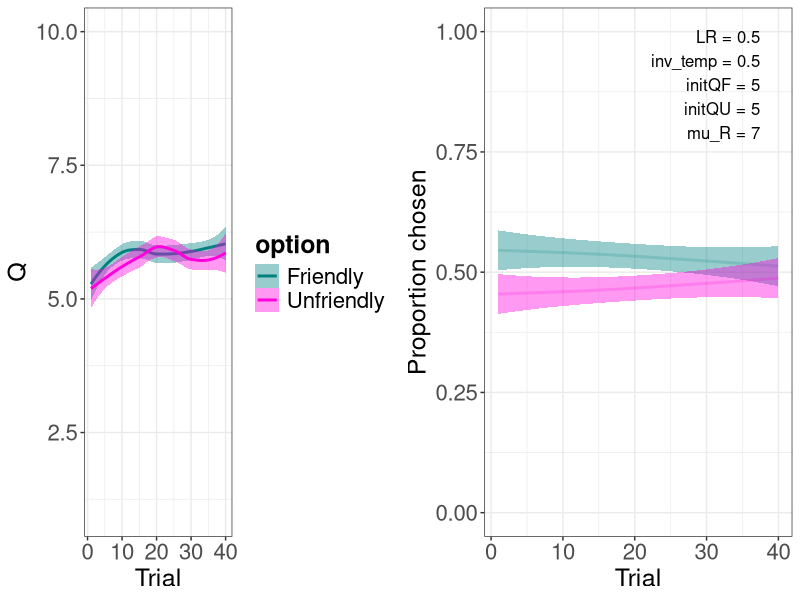
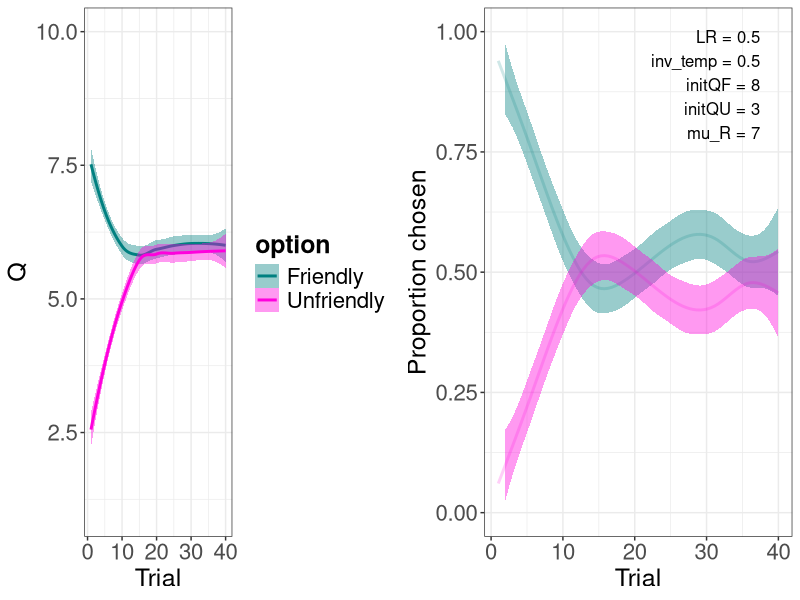
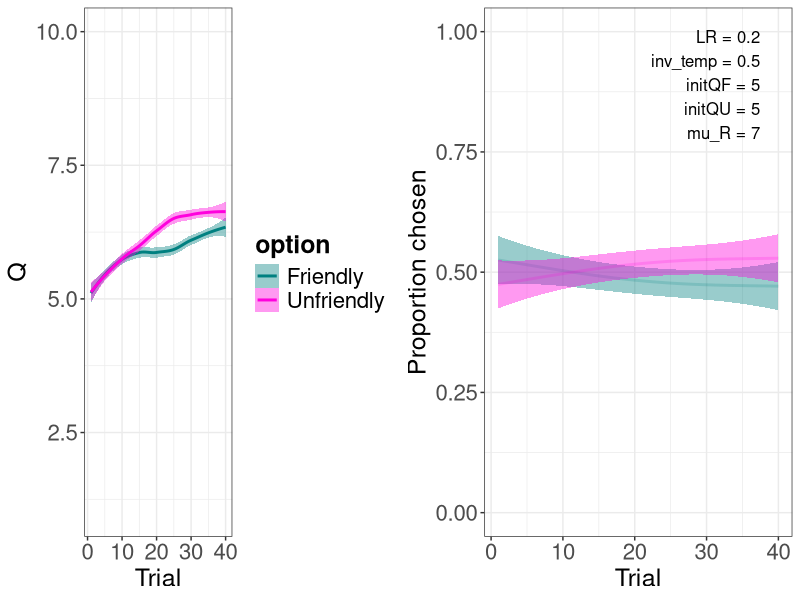
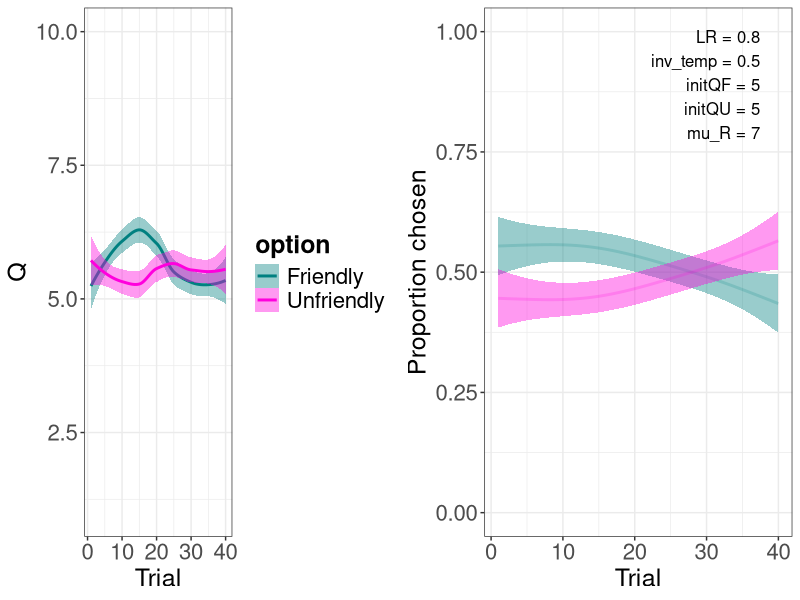
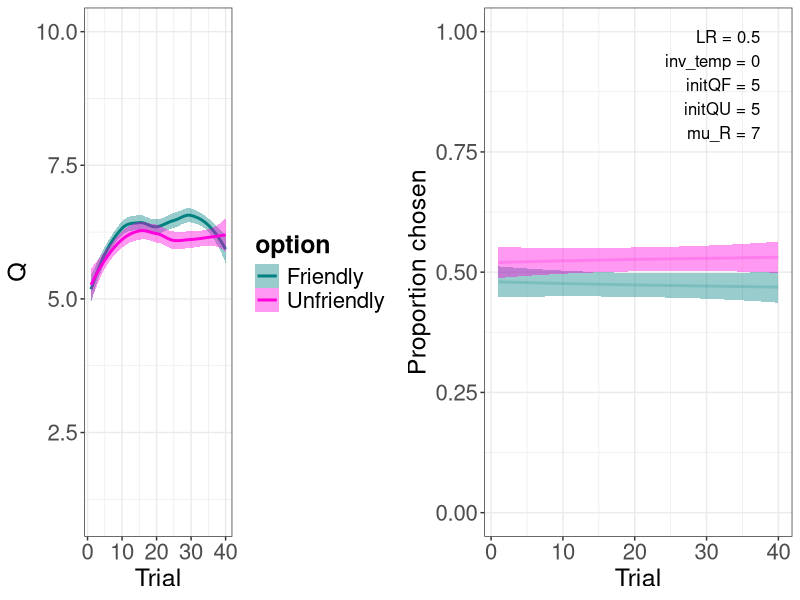
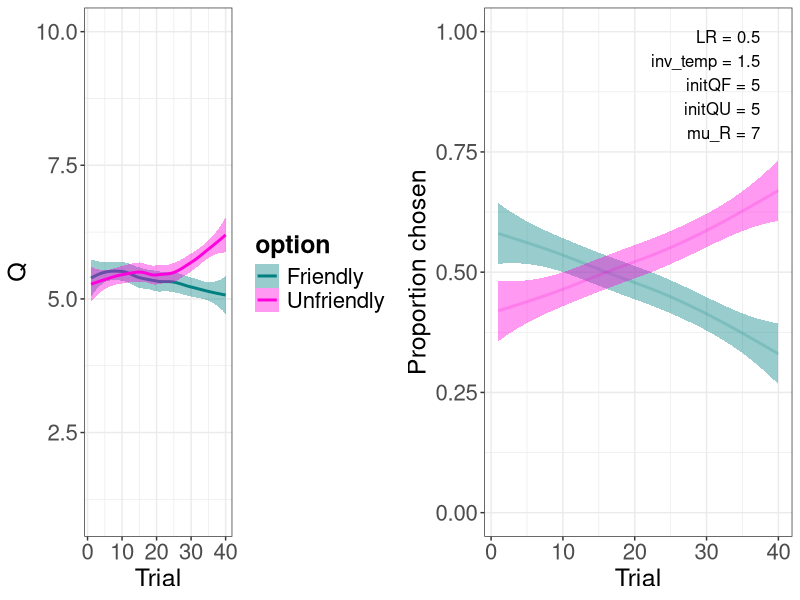
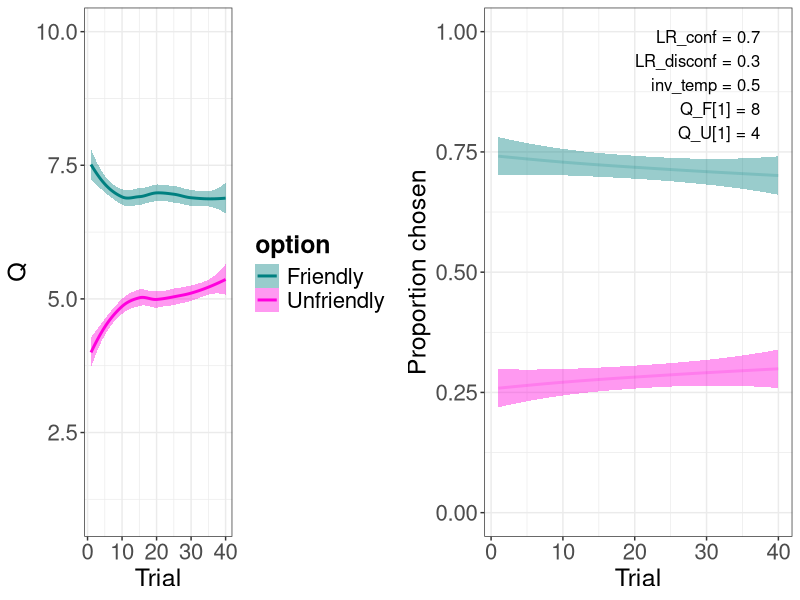
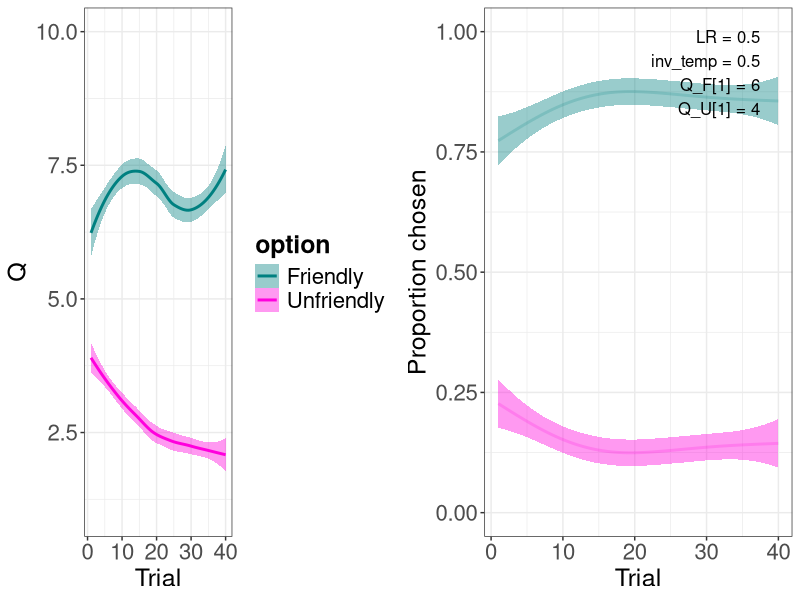

R code for these plots, in order:
## ----setup, include = FALSE---------------------------------------------------
knitr::knit_hooks$set(purl = knitr::hook_purl)
knitr::opts_chunk$set(echo = TRUE)
knitr::opts_chunk$set(message = FALSE)
knitr::opts_chunk$set(fig.width = 10, fig.height = 4)

## ----prep---------------------------------------------------------------------
n_participants <- 20
n_trials <- 40
params_std <- c(0.5, 0.5, 5, 5) # LR, inv_temp, Q_F_1, Q_U_1
set.seed(1234)

## ----fun-rating---------------------------------------------------------------
library(truncnorm)
mu_R <- 7
sigma_R <- 3
rating <- function() {
  R <- round(rtruncnorm(n = 1, a = 1, b = 10, 
                        mean = mu_R, 
                        sd = sigma_R), 
             0)
  return(R)
}

## ----model-std----------------------------------------------------------------
run_model <- function(params = params_std) {
  dat <- data.frame()

  for (j in 1:n_participants) {

    # ------ init data frames etc -----
    Q <- data.frame(
      F = rep(NA, n_trials),
      U = rep(NA, n_trials)
    )
    P_F <- c()
    choice <- c()
    R <- c()
    pred_err <- c()

    # ----- initialize parameters -----
    LR <- params[1]
    inv_temp <- params[2]
    Q$F[1] <- params[3]
    Q$U[1] <- params[4]

    # --------- run trials ------------
    for (t in 1:n_trials) {

      # choose
      P_F[t] <- 1 / (1 + exp(-inv_temp * (Q$F[t] - Q$U[t])))
      choice[t] <- if_else(runif(1) < P_F[t],
                          "F",
                          "U")

      # rate
      R[t] <- rating()

      # learn
      pred_err[t] <- R[t] - Q[t, choice[t]]

      if (t < n_trials) {   # no updating Qs in the very last trial
        Q[t+1, choice[t]] <- Q[t, choice[t]] + LR * pred_err[t]

        not_chosen <- colnames(Q[which(colnames(Q) != choice[t])])
        Q[t+1, not_chosen] <- Q[t, not_chosen]
      }
    }

    dat_p <- data.frame(
      participant = rep(j, n_trials),
      trial =       1:n_trials,
      Q_F =         Q$F,
      Q_U =         Q$U,
      P_F =         P_F,
      choice =      choice,
      R =           R,
      pred_err =    pred_err
    )

    dat <- rbind(dat, dat_p)
  }

  return(dat)
}

## ----plot-util----------------------------------------------------------------
library(tidyverse)
my_teal <- "#008080"
my_pink <- "#ff00dd"

my_theme <- theme_bw() +
  theme(plot.title = element_text(size = 20, face = "bold")) +
  theme(axis.text = element_text(size = 16),
        axis.title = element_text(size = 18)) +
  theme(legend.title = element_text(size = 18, face = "bold"),
        legend.text = element_text(size = 16)) +
  theme(strip.text.x = element_text(size = 18, face = "bold"))

## ----helper-fun---------------------------------------------------------------
library(grid)
library(gridExtra)

to_long <- function(dat) {
  long_dat <- dat %>%
    pivot_longer(c(Q_F, Q_U), names_prefix = "Q_", names_to = "option", values_to = "Q") %>%
    mutate(option = factor(option),
           choice = factor(choice))

  return(long_dat)
}

plot_Q <- function(dat) {
  p <- ggplot(dat, aes(x = trial,
                      y = Q,
                      color = option)) +
    geom_smooth(aes(fill = option)) +
    ylim(c(1, 10)) +
    labs(x = "Trial") +
    scale_color_manual(values = c(my_teal, my_pink),
                      labels = c("Friendly", "Unfriendly")) +  
    scale_fill_manual(values = c(my_teal, my_pink),
                      labels = c("Friendly", "Unfriendly")) +
    my_theme
  return(p)
}

plot_choice <- function(dat) {
  dat <- dat %>%
    mutate(choice_is_F = if_else(choice == "F", 1, 0),
           choice_is_U = 1 - choice_is_F)
    
  p <- ggplot(dat, aes(x = trial)) +
    geom_smooth(aes(y = choice_is_F),
                color = paste0(my_teal, "30"),
                fill = paste0(my_teal, "30")) +
    geom_smooth(aes(y = choice_is_U),
                color = paste0(my_pink, "30"),
                fill = paste0(my_pink, "30")) +
    ylim(c(0, 1)) +
    labs(x = "Trial",
         y = "Proportion chosen") +
    my_theme
  return(p)
}

annotation_single <- function(params, x = 0.95) {
    text <- paste0("LR = ", params[1],
                  "\ninv_temp = ", params[2],
                  "\ninitQF = ", params[3],
                  "\ninitQU = ", params[4],
                  "\nmu_R = ", mu_R)

    grid.text(text, x = unit(x, "npc"), y = unit(0.95, "npc"), hjust = 1, vjust = 1)
}

annotation_double <- function(params_left, params_right) {
  annotation_single(params_left, 0.45)
  annotation_single(params_right, 0.95)
}

## ----dat-to-JSON--------------------------------------------------------------
library(rjson)
model_dat_JSON <- function(params, model_dat) {
  LR <- params[1]
  inv_temp <- params[2]
  initQF <- params[3]
  initQU <- params[4]
  T <- n_trials
  N <- n_participants

  participants <- rep(1:N, each = T)
  choice <- list(participants, as.numeric(model_dat$choice == "U") + 1)
  R <- list(participants, model_dat$R)
  my_list <- list(LR, inv_temp, initQF, initQU, mu_R, sigma_R, T, choice, R)
  names(my_list) <- c("LR", "inv_temp", "initQF", "initQU", "mu_R", "sigma_R", "T", "choice", "R")
  return(toJSON(my_list))
}

## ----run-std, warning = FALSE-------------------------------------------------
dat_std <- run_model()
write(model_dat_JSON(params_std, dat_std), "sim_dat.json")
dat_std <- dat_std %>% to_long()
p_left <- plot_Q(dat_std)
p_right <- plot_choice(dat_std)
grid.arrange(p_left, p_right, nrow = 1)
annotation_single(params_std)

## ----run-std-init-val, warning = FALSE----------------------------------------
params <- c(0.5, 0.5, 8, 3)
dat <- run_model(params)
write(model_dat_JSON(params, dat), "sim_dat.json")
dat <- dat %>% to_long()
p_left <- plot_Q(dat)
p_right <- plot_choice(dat)
grid.arrange(p_left, p_right, nrow = 1)
annotation_single(params)

## ----run-std-LR, echo = FALSE, warning = FALSE--------------------------------
params <- c(0.2, 0.5, 5, 5)
dat <- run_model(params) %>% to_long()
p_left <- plot_Q(dat)
p_right <- plot_choice(dat)
grid.arrange(p_left, p_right, nrow = 1)
annotation_single(params)

params <- c(0.8, 0.5, 5, 5)
dat <- run_model(params) %>% to_long()
p_left <- plot_Q(dat)
p_right <- plot_choice(dat)
grid.arrange(p_left, p_right, nrow = 1)
annotation_single(params)

## ----run-std-inv-temp, echo = FALSE-------------------------------------------
params <- c(0.5, 0, 5, 5)
dat <- run_model(params) %>% to_long()
p_left <- plot_Q(dat)
p_right <- plot_choice(dat)
grid.arrange(p_left, p_right, nrow = 1)
annotation_single(params)

params <- c(0.5, 1.5, 5, 5)
dat <- run_model(params) %>% to_long()
p_left <- plot_Q(dat)
p_right <- plot_choice(dat)
grid.arrange(p_left, p_right, nrow = 1)
annotation_single(params)

## ----fun-conf-----------------------------------------------------------------
threshold <- 2

is_confirm <- function(rating, init_value) {
  return(abs(rating - init_value) <= threshold)
}

## ----model-dualLR-------------------------------------------------------------
params_std <- c(0.7, 0.3, 0.5, 8, 4) # LR_conf, LR_disconf, inv_temp, Q_F_1, Q_U_1

run_model_dualLR <- function(params = params_std) {
  dat <- data.frame()

  for (j in 1:n_participants) {

    # ------ init data frames etc -----
    Q <- data.frame(
      F = rep(NA, n_trials),
      U = rep(NA, n_trials)
    )
    P_F <- c()
    choice <- c()
    R <- c()
    pred_err <- c()

    # ----- initialize parameters -----
    LR_conf <- params[1]
    LR_disconf <- params[2]
    inv_temp <- params[3]
    Q$F[1] <- params[4]
    Q$U[1] <- params[5]

    # --------- run trials ------------
    for (t in 1:n_trials) {

      # choose
      P_F[t] <- 1 / (1 + exp(-inv_temp * (Q$F[t] - Q$U[t])))
      choice[t] <- if_else(runif(1) < P_F[t],
                          "F",
                          "U")

      # rate
      R[t] <- rating()

      # learn
      pred_err[t] <- R[t] - Q[t, choice[t]]

      # which learning rate?
      LR <- if_else(is_confirm(R[t], Q[1, choice[t]]),
                    LR_conf,
                    LR_disconf)

      if (t < n_trials) {   # no updating Qs in the very last trial
        Q[t+1, choice[t]] <- Q[t, choice[t]] + LR * pred_err[t]

        not_chosen <- colnames(Q[which(colnames(Q) != choice[t])])
        Q[t+1, not_chosen] <- Q[t, not_chosen]
      }
    }

    dat_p <- data.frame(
      participant = rep(j, n_trials),
      trial =       1:n_trials,
      Q_F =         Q$F,
      Q_U =         Q$U,
      P_F =         P_F,
      choice =      choice,
      R =           R,
      pred_err =    pred_err
    )

    dat <- rbind(dat, dat_p)
  }

  return(dat)
}

## ----helper-fun-2, echo = FALSE-----------------------------------------------
annotation_single <- function(params, x = 0.95) {
  text <- paste0("LR_conf = ", params[1],
               "\nLR_disconf = ", params[2], 
               "\ninv_temp = ", params[3],
               "\nQ_F[1] = ", params[4],
               "\nQ_U[1] = ", params[5])

  grid.text(text, x = unit(x, "npc"), y = unit(0.95, "npc"), hjust = 1, vjust = 1)
}

## ----run-dualLR---------------------------------------------------------------
dat <- run_model_dualLR() %>% to_long()
p_left <- plot_Q(dat)
p_right <- plot_choice(dat)
grid.arrange(p_left, p_right, nrow = 1)
annotation_single(params_std)

## ----fun-rating-bonus---------------------------------------------------------
bonus <- 3

rating <- function(init_value_chosen, init_value_not_chosen) {
  R <- round(rtruncnorm(n = 1, a = 1, b = 10, 
                        mean = 5, 
                        sd = 3), 
             0)

  if (init_value_chosen > init_value_not_chosen) {
    bonus_polarity <- 1
  } else if (init_value_chosen < init_value_not_chosen) {
    bonus_polarity <- -1
  } else {
    bonus_polarity <- 0
  }

  R <- R + 
    is_confirm(R, init_value_chosen) * bonus * bonus_polarity
  return(min(R, 10))    # max rating is still 10
}

## ----model-rating-bonus, echo = FALSE-----------------------------------------
run_model <- function(params = params_std) {
  dat <- data.frame()

  for (j in 1:n_participants) {

    # ------ init data frames etc -----
    Q <- data.frame(
      F = rep(NA, n_trials),
      U = rep(NA, n_trials)
    )
    P_F <- c()
    choice <- c()
    R <- c()
    pred_err <- c()

    # ----- initialize parameters -----
    LR <- params[1]
    inv_temp <- params[2]
    Q$F[1] <- params[3]
    Q$U[1] <- params[4]

    # --------- run trials ------------
    for (t in 1:n_trials) {

      # choose
      P_F[t] <- 1 / (1 + exp(-inv_temp * (Q$F[t] - Q$U[t])))
      choice[t] <- if_else(runif(1) < P_F[t],
                          "F",
                          "U")
      not_chosen <- colnames(Q[which(colnames(Q) != choice[t])])

      # rate
      R[t] <- rating(Q[1, choice[t]],
                     Q[1, not_chosen])

      # learn
      pred_err[t] <- R[t] - Q[t, choice[t]]

      if (t < n_trials) {   # no updating Qs in the very last trial
        Q[t+1, choice[t]] <- Q[t, choice[t]] + LR * pred_err[t]

        Q[t+1, not_chosen] <- Q[t, not_chosen]
      }
    }

    dat_p <- data.frame(
      participant = rep(j, n_trials),
      trial =       1:n_trials,
      Q_F =         Q$F,
      Q_U =         Q$U,
      P_F =         P_F,
      choice =      choice,
      R =           R,
      pred_err =    pred_err
    )

    dat <- rbind(dat, dat_p)
  }

  return(dat)
}

annotation_single <- function(params, x = 0.95) {
    text <- paste0("LR = ", params[1],
                  "\ninv_temp = ", params[2],
                  "\nQ_F[1] = ", params[3],
                  "\nQ_U[1] = ", params[4])

    grid.text(text, x = unit(x, "npc"), y = unit(0.95, "npc"), hjust = 1, vjust = 1)
}

## ----run-rating-bonus, warning = FALSE----------------------------------------
params <- c(0.5, 0.5, 6, 4) # LR, inv_temp, Q_F_1, Q_U_1
dat <- run_model(params) %>% to_long()
p_left <- plot_Q(dat)
p_right <- plot_choice(dat)
grid.arrange(p_left, p_right, nrow = 1)
annotation_single(params)

## ----fun-rating-diffdistr-----------------------------------------------------
rating <- function(init_value) {
  R <- round(rtruncnorm(n = 1, a = 1, b = 10, 
                        mean = init_value, 
                        sd = 3), 
             0)
  return(R)
}

## ----model-rating-diffdistr, echo = FALSE-------------------------------------
run_model <- function(params = params_std) {
  dat <- data.frame()

  for (j in 1:n_participants) {

    # ------ init data frames etc -----
    Q <- data.frame(
      F = rep(NA, n_trials),
      U = rep(NA, n_trials)
    )
    P_F <- c()
    choice <- c()
    R <- c()
    pred_err <- c()

    # ----- initialize parameters -----
    LR <- params[1]
    inv_temp <- params[2]
    Q$F[1] <- params[3]
    Q$U[1] <- params[4]

    # --------- run trials ------------
    for (t in 1:n_trials) {

      # choose
      P_F[t] <- 1 / (1 + exp(-inv_temp * (Q$F[t] - Q$U[t])))
      choice[t] <- if_else(runif(1) < P_F[t],
                          "F",
                          "U")

      # rate
      R[t] <- rating(Q[1, choice[t]])

      # learn
      pred_err[t] <- R[t] - Q[t, choice[t]]

      if (t < n_trials) {   # no updating Qs in the very last trial
        Q[t+1, choice[t]] <- Q[t, choice[t]] + LR * pred_err[t]

        not_chosen <- colnames(Q[which(colnames(Q) != choice[t])])
        Q[t+1, not_chosen] <- Q[t, not_chosen]
      }
    }

    dat_p <- data.frame(
      participant = rep(j, n_trials),
      trial =       1:n_trials,
      Q_F =         Q$F,
      Q_U =         Q$U,
      P_F =         P_F,
      choice =      choice,
      R =           R,
      pred_err =    pred_err
    )

    dat <- rbind(dat, dat_p)
  }

  return(dat)
}

annotation_single <- function(params, x = 0.95) {
    text <- paste0("LR = ", params[1],
                  "\ninv_temp = ", params[2],
                  "\nQ_F[1] = ", params[3],
                  "\nQ_U[1] = ", params[4])

    grid.text(text, x = unit(x, "npc"), y = unit(0.95, "npc"), hjust = 1, vjust = 1)
}

## ----run-rating-diffdistr, warning = FALSE------------------------------------
params <- c(0.5, 0.5, 7, 3) # LR, inv_temp, Q_F_1, Q_U_1
dat <- run_model(params) %>% to_long()
p_left <- plot_Q(dat)
p_right <- plot_choice(dat)
grid.arrange(p_left, p_right, nrow = 1)
annotation_single(params)
